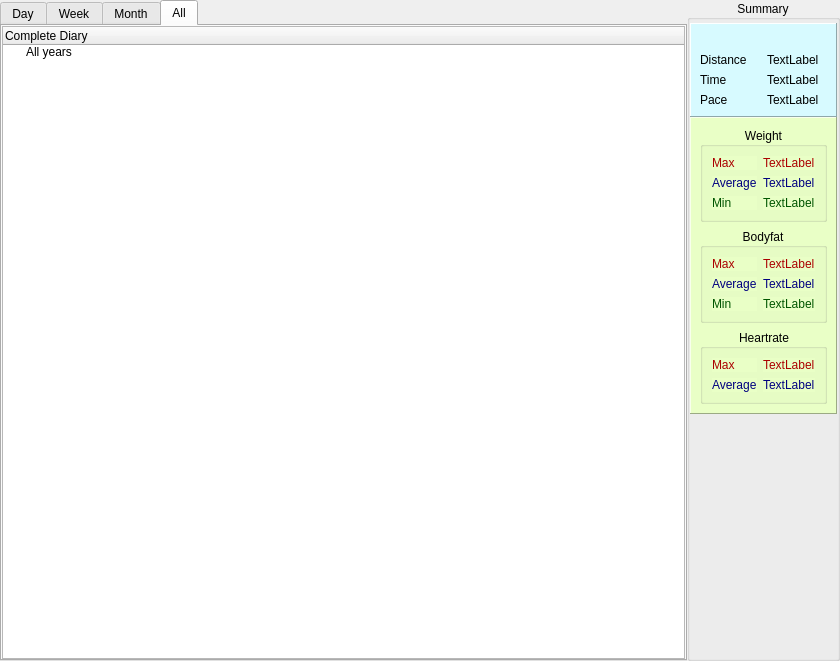
<?xml version="1.0" encoding="UTF-8"?>
<ui version="4.0">
 <class>CalendarWidget</class>
 <widget class="QWidget" name="CalendarWidget">
  <property name="geometry">
   <rect>
    <x>0</x>
    <y>0</y>
    <width>840</width>
    <height>661</height>
   </rect>
  </property>
  <property name="windowTitle">
   <string>Form</string>
  </property>
  <layout class="QGridLayout" name="gridLayout_2">
   <property name="margin">
    <number>0</number>
   </property>
   <property name="spacing">
    <number>0</number>
   </property>
   <item row="0" column="1" rowspan="2">
    <widget class="QGroupBox" name="summaryGroup">
     <property name="enabled">
      <bool>true</bool>
     </property>
     <property name="title">
      <string>Summary</string>
     </property>
     <property name="alignment">
      <set>Qt::AlignCenter</set>
     </property>
     <property name="flat">
      <bool>false</bool>
     </property>
     <layout class="QGridLayout" name="gridLayout_9">
      <property name="leftMargin">
       <number>0</number>
      </property>
      <property name="topMargin">
       <number>3</number>
      </property>
      <property name="rightMargin">
       <number>0</number>
      </property>
      <property name="bottomMargin">
       <number>0</number>
      </property>
      <item row="0" column="0">
       <layout class="QGridLayout" name="gridLayout_7">
        <property name="spacing">
         <number>0</number>
        </property>
        <item row="0" column="0">
         <widget class="QFrame" name="frame_2">
          <property name="styleSheet">
           <string notr="true">background-color: rgb(215, 250, 255);</string>
          </property>
          <property name="frameShape">
           <enum>QFrame::Panel</enum>
          </property>
          <property name="frameShadow">
           <enum>QFrame::Raised</enum>
          </property>
          <layout class="QGridLayout" name="gridLayout">
           <item row="1" column="0">
            <widget class="QLabel" name="label_4">
             <property name="text">
              <string>Distance</string>
             </property>
            </widget>
           </item>
           <item row="2" column="0">
            <widget class="QLabel" name="label_5">
             <property name="text">
              <string>Time</string>
             </property>
            </widget>
           </item>
           <item row="3" column="0">
            <widget class="QLabel" name="label_6">
             <property name="text">
              <string>Pace</string>
             </property>
            </widget>
           </item>
           <item row="1" column="1">
            <widget class="QLabel" name="distLabel">
             <property name="text">
              <string>TextLabel</string>
             </property>
            </widget>
           </item>
           <item row="2" column="1">
            <widget class="QLabel" name="timeLabel">
             <property name="text">
              <string>TextLabel</string>
             </property>
            </widget>
           </item>
           <item row="3" column="1">
            <widget class="QLabel" name="paceLabel">
             <property name="text">
              <string>TextLabel</string>
             </property>
            </widget>
           </item>
           <item row="0" column="0">
            <widget class="QLabel" name="label_7">
             <property name="text">
              <string/>
             </property>
             <property name="pixmap">
              <pixmap resource="../resources/icons.qrc">:/main/icons/runner.xpm</pixmap>
             </property>
            </widget>
           </item>
          </layout>
         </widget>
        </item>
        <item row="1" column="0">
         <widget class="QFrame" name="frame">
          <property name="styleSheet">
           <string notr="true">background-color: rgb(233, 255, 198);</string>
          </property>
          <property name="frameShape">
           <enum>QFrame::Panel</enum>
          </property>
          <property name="frameShadow">
           <enum>QFrame::Raised</enum>
          </property>
          <layout class="QGridLayout" name="gridLayout_6">
           <item row="0" column="0">
            <widget class="QGroupBox" name="groupBoxWeight">
             <property name="title">
              <string>Weight</string>
             </property>
             <property name="alignment">
              <set>Qt::AlignCenter</set>
             </property>
             <layout class="QGridLayout" name="gridLayout_5">
              <item row="0" column="0">
               <widget class="QLabel" name="label">
                <property name="styleSheet">
                 <string notr="true">color: rgb(170, 0, 0);</string>
                </property>
                <property name="text">
                 <string>Max</string>
                </property>
               </widget>
              </item>
              <item row="0" column="1">
               <widget class="QLabel" name="maxWeightLabel">
                <property name="styleSheet">
                 <string notr="true">color: rgb(170, 0, 0);</string>
                </property>
                <property name="text">
                 <string>TextLabel</string>
                </property>
               </widget>
              </item>
              <item row="1" column="0">
               <widget class="QLabel" name="label_2">
                <property name="toolTip">
                 <string>Weight</string>
                </property>
                <property name="styleSheet">
                 <string notr="true">color: rgb(0, 0, 127);</string>
                </property>
                <property name="text">
                 <string>Average</string>
                </property>
               </widget>
              </item>
              <item row="1" column="1">
               <widget class="QLabel" name="aveWeightLabel">
                <property name="styleSheet">
                 <string notr="true">color: rgb(0, 0, 127);</string>
                </property>
                <property name="text">
                 <string>TextLabel</string>
                </property>
               </widget>
              </item>
              <item row="2" column="0">
               <widget class="QLabel" name="label_3">
                <property name="styleSheet">
                 <string notr="true">color: rgb(0, 85, 0);</string>
                </property>
                <property name="text">
                 <string>Min</string>
                </property>
               </widget>
              </item>
              <item row="2" column="1">
               <widget class="QLabel" name="minWeightLabel">
                <property name="styleSheet">
                 <string notr="true">color: rgb(0, 85, 0);</string>
                </property>
                <property name="text">
                 <string>TextLabel</string>
                </property>
               </widget>
              </item>
             </layout>
            </widget>
           </item>
           <item row="1" column="0">
            <widget class="QGroupBox" name="groupBoxBodyfat">
             <property name="title">
              <string>Bodyfat</string>
             </property>
             <property name="alignment">
              <set>Qt::AlignCenter</set>
             </property>
             <layout class="QGridLayout" name="gridLayout_3">
              <item row="0" column="0">
               <widget class="QLabel" name="label_13">
                <property name="styleSheet">
                 <string notr="true">color: rgb(170, 0, 0);</string>
                </property>
                <property name="text">
                 <string>Max</string>
                </property>
               </widget>
              </item>
              <item row="0" column="1">
               <widget class="QLabel" name="bfMax">
                <property name="styleSheet">
                 <string notr="true">color: rgb(170, 0, 0);</string>
                </property>
                <property name="text">
                 <string>TextLabel</string>
                </property>
               </widget>
              </item>
              <item row="1" column="0">
               <widget class="QLabel" name="label_15">
                <property name="styleSheet">
                 <string notr="true">color: rgb(0, 0, 127);</string>
                </property>
                <property name="text">
                 <string>Average</string>
                </property>
               </widget>
              </item>
              <item row="1" column="1">
               <widget class="QLabel" name="bfAverage">
                <property name="styleSheet">
                 <string notr="true">color: rgb(0, 0, 127);</string>
                </property>
                <property name="text">
                 <string>TextLabel</string>
                </property>
               </widget>
              </item>
              <item row="2" column="0">
               <widget class="QLabel" name="label_17">
                <property name="styleSheet">
                 <string notr="true">color: rgb(0, 85, 0)</string>
                </property>
                <property name="text">
                 <string>Min</string>
                </property>
               </widget>
              </item>
              <item row="2" column="1">
               <widget class="QLabel" name="bfMin">
                <property name="styleSheet">
                 <string notr="true">color: rgb(0, 85, 0)</string>
                </property>
                <property name="text">
                 <string>TextLabel</string>
                </property>
               </widget>
              </item>
             </layout>
            </widget>
           </item>
           <item row="2" column="0">
            <widget class="QGroupBox" name="groupBoxHeartrate">
             <property name="title">
              <string>Heartrate</string>
             </property>
             <property name="alignment">
              <set>Qt::AlignCenter</set>
             </property>
             <property name="flat">
              <bool>false</bool>
             </property>
             <property name="checkable">
              <bool>false</bool>
             </property>
             <layout class="QGridLayout" name="gridLayout_4">
              <item row="1" column="0">
               <widget class="QLabel" name="label_10">
                <property name="styleSheet">
                 <string notr="true">color: rgb(0, 0, 127);</string>
                </property>
                <property name="text">
                 <string>Average</string>
                </property>
               </widget>
              </item>
              <item row="1" column="1">
               <widget class="QLabel" name="aveHRLabel">
                <property name="styleSheet">
                 <string notr="true">color: rgb(0, 0, 127);</string>
                </property>
                <property name="text">
                 <string>TextLabel</string>
                </property>
               </widget>
              </item>
              <item row="0" column="1">
               <widget class="QLabel" name="maxHRLabel">
                <property name="styleSheet">
                 <string notr="true">color: rgb(170, 0, 0);</string>
                </property>
                <property name="text">
                 <string>TextLabel</string>
                </property>
               </widget>
              </item>
              <item row="0" column="0">
               <widget class="QLabel" name="label_8">
                <property name="styleSheet">
                 <string notr="true">color: rgb(170, 0, 0);</string>
                </property>
                <property name="text">
                 <string>Max</string>
                </property>
               </widget>
              </item>
             </layout>
             <zorder>label_10</zorder>
             <zorder>aveHRLabel</zorder>
             <zorder>maxHRLabel</zorder>
             <zorder>label_8</zorder>
            </widget>
           </item>
          </layout>
         </widget>
        </item>
        <item row="2" column="0">
         <spacer name="verticalSpacer">
          <property name="orientation">
           <enum>Qt::Vertical</enum>
          </property>
          <property name="sizeHint" stdset="0">
           <size>
            <width>20</width>
            <height>40</height>
           </size>
          </property>
         </spacer>
        </item>
       </layout>
      </item>
     </layout>
    </widget>
   </item>
   <item row="1" column="0">
    <widget class="QTabWidget" name="tabWidget">
     <property name="tabPosition">
      <enum>QTabWidget::North</enum>
     </property>
     <property name="tabShape">
      <enum>QTabWidget::Rounded</enum>
     </property>
     <property name="currentIndex">
      <number>3</number>
     </property>
     <widget class="EditorWidget" name="dayView">
      <attribute name="title">
       <string>Day</string>
      </attribute>
     </widget>
     <widget class="WeekEditor" name="weekView">
      <attribute name="title">
       <string>Week</string>
      </attribute>
     </widget>
     <widget class="MonthEditor" name="monthView">
      <attribute name="title">
       <string>Month</string>
      </attribute>
     </widget>
     <widget class="QWidget" name="tab">
      <attribute name="title">
       <string>All</string>
      </attribute>
      <layout class="QGridLayout" name="gridLayout_8">
       <property name="margin">
        <number>0</number>
       </property>
       <item row="0" column="0">
        <widget class="QTreeWidget" name="diaryTree">
         <column>
          <property name="text">
           <string>Complete Diary</string>
          </property>
         </column>
         <item>
          <property name="text">
           <string>All years</string>
          </property>
         </item>
        </widget>
       </item>
      </layout>
     </widget>
    </widget>
   </item>
  </layout>
 </widget>
 <customwidgets>
  <customwidget>
   <class>EditorWidget</class>
   <extends>QWidget</extends>
   <header>src/gui/editorwidget.h</header>
   <container>1</container>
  </customwidget>
  <customwidget>
   <class>WeekEditor</class>
   <extends>QWidget</extends>
   <header>src/gui/weekeditor.h</header>
   <container>1</container>
  </customwidget>
  <customwidget>
   <class>MonthEditor</class>
   <extends>QWidget</extends>
   <header>src/gui/montheditor.h</header>
   <container>1</container>
  </customwidget>
 </customwidgets>
 <resources>
  <include location="../resources/icons.qrc"/>
 </resources>
 <connections/>
</ui>
